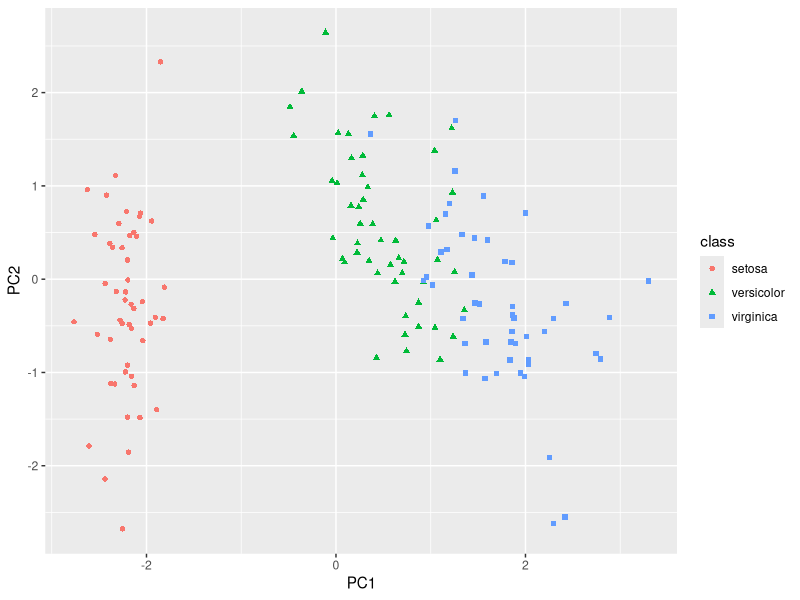

This chart was generated by the following R code: (Note: this script raises an error after producing the figure.)
# You need these packages for the example to run
install.packages("randomForest")
library(randomForest)
library(ROCR)
library(MASS)
library(ggplot2)
#Scaling of the data (iris data with 4 variables and 3 classes)
data2<-scale(iris[,1:4], center = TRUE, scale = TRUE)
#data2 <- log10(scale_iris[,1:4])
class<-iris[,5]
#PCA analysis

pca<-prcomp(data2,center = TRUE,scale = TRUE)
#calculating %variance
variance_PC<-100*pca$sdev^2/sum(pca$sdev)
#Add plotting 
PCA_scores<-pca$x
ggplot(PCA_scores[,1:2], aes(x=PC1, y=PC2, shape=class, color=class)) +geom_point()
#COmparing PCA and URF
Iris.urf <- randomForest(data2)
crowsD<-nrow(Iris.urf$proximity)
R = do.call(cbind, rep(list(rowMeans(Boston.urf$proximity)), crowsD))
C = do.call(cbind, rep(list(colMeans(Boston.urf$proximity)), crowsD))
Doublecenter <-Iris$proximity-M-R-mean(Boston.urf$proximity[])
PCA_URF<-prcomp(Doublecenter)
scores<-data.frame(PCA_URF$x[,1:2])
ggplot(scores[,1:2], aes(x=PC1, y=PC2, shape=class, color=class)) + geom_point()
